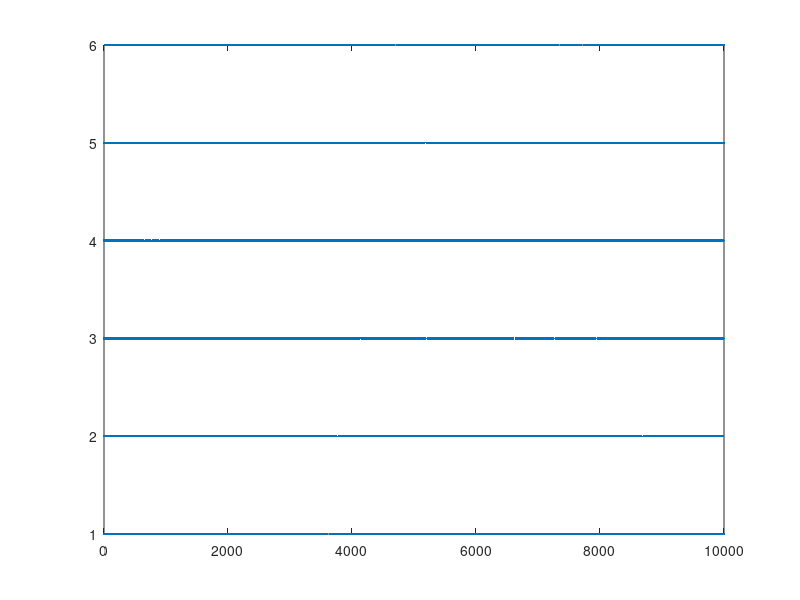

Recreate this plot in MATLAB. (Note: this script raises an error after producing the figure.)
% サイコロを1000回投げてでための回数のヒストグラムを作りなさい

clc, clear, close all;
for i=1:1:10000
    dice(i)=randi([1,6]);
end
figure;
plot(1:1:10000,dice, '.');
figure;
histogram(dice,6);